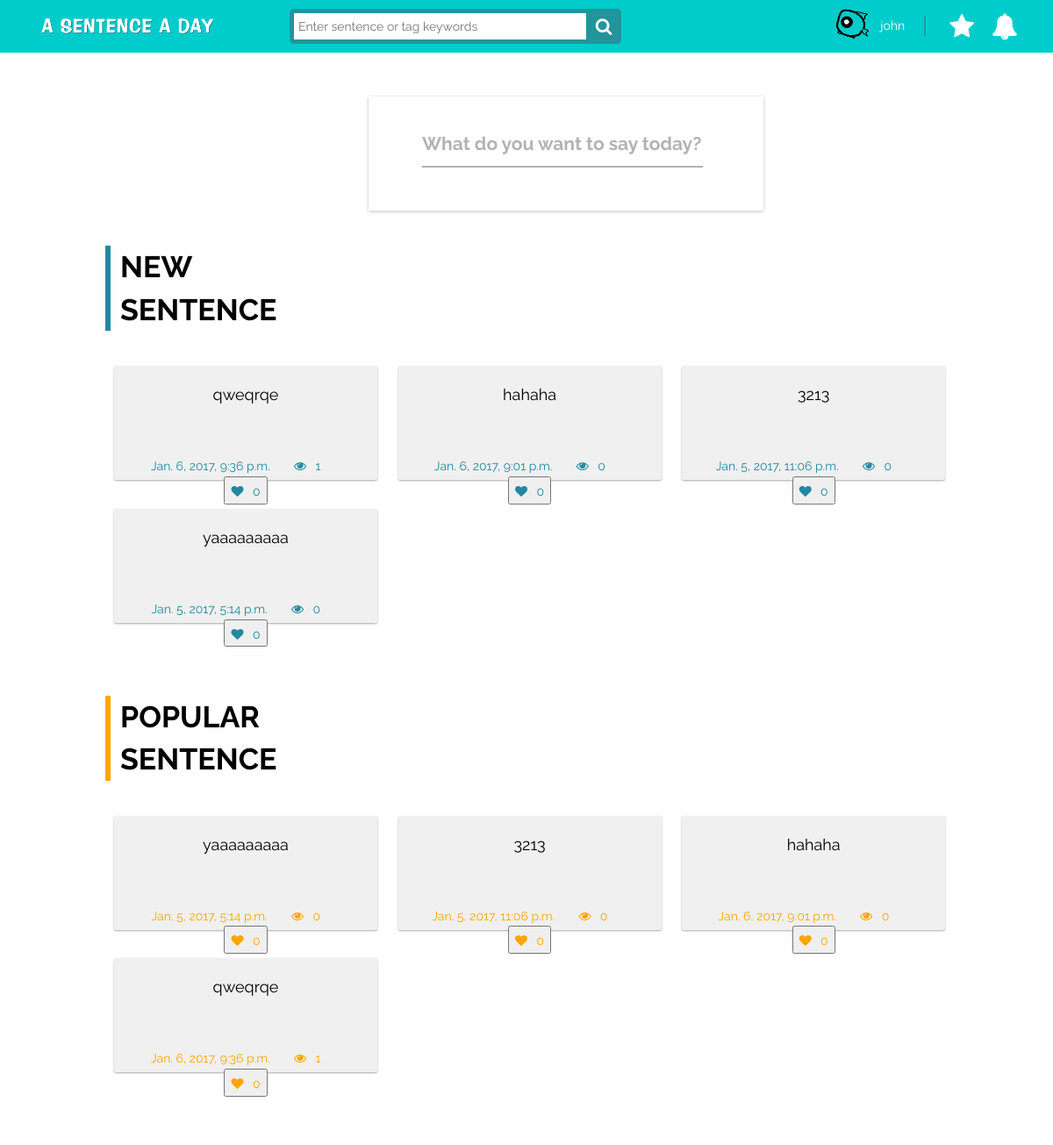
The app's page / (signed in) with its own data.
### sentence/models.py (models this page shows, shortened)
class User(models.Model):
	UID = models.AutoField(primary_key=True)
	UserName = models.CharField(max_length=50, null=False)
	Email = models.EmailField(max_length=254,unique = True)
	Password = models.CharField(max_length=50, null=False)
	SocialID = models.BigIntegerField(null=True,unique = True)
 	UserIcon = models.ImageField(upload_to='UserIcon_folder',default='/images/fish.png')

class Sentence(models.Model):
	SID = models.AutoField(primary_key=True, null=False, unique=True)
	Date = models.DateTimeField(default=timezone.now, blank=True)
	Content = models.TextField()
	Sentence_tag = models.TextField(null=False, default='unknown')
	TopicID = models.ForeignKey('Topic',null=True,on_delete=models.CASCADE)
	UID = models.ForeignKey('User', on_delete=models.CASCADE)
	Likes = models.PositiveIntegerField(default=0)
	Views = models.PositiveIntegerField(default=0)

### sentence/views.py (the view)
# urls.py: url(r'^$', views.index,name="index"),
def index(request):
    sentencemodel_date_order = Sentence.objects.filter().order_by('-Date')[:12]
    sentencemodel_like_order = Sentence.objects.filter().order_by('-Likes')[:12]
    if request.session.get('UID'):
        print('login index')
        usermodel = User.objects.get(UID=request.session['UID'])
        context = {'username': usermodel,'sentence_content': sentencemodel_like_order,
        'sentence_content_date': sentencemodel_date_order,'extend_index': 'sentence/background_afterlogin.html'}
        return render(request, "sentence/index_afterlogin.html",context)
    else:
        print('logout index')
        context = {'sentence_content': sentencemodel_like_order,'sentence_content_date': sentencemodel_date_order
        ,'extend_index': 'sentence/background.html'}
        return render(request, "sentence/index.html",context)

### sentence/templates/sentence/index_afterlogin.html (shortened to what this page needs)
{% extends 'sentence/background_afterlogin.html' %}
{% load staticfiles %}
{% load tz %}
{% block content1 %}
<div class="inputfield-container">
    <section>
        <div class="row">
            <div class="col-md-12 fields" id="post-btn" data-toggle="modal">
                <label for="input">What do you want to say today?</label>
                <input id="input" type='text'></input>
            </div>
        </div>
    </section>
</div>
{% endblock content1 %}
{% block content2 %}
<div class="index-wrapper">
      <div class="index-title newtitle">
        <div class="index-title-word">New</div>
        <div class="index-title-word">Sentence</div>
      </div>
      <div class="index-content">
        <div class="postcard-container">
        {% for surl in sentence_content_date %}
            <a href="{% url 'sentence_url' sid=surl.SID%}">
                <div class="card card-1 new">
                  <div class="postcard-content new">{{surl.Content}}</div>
                  <div class="postcard-btn new">
                    <span class="posttime">{{surl.Date|timezone:"Asia/Taipei"}}</span>
                    <i class="fa fa-eye"></i>&ensp;<span class="postcount eye">{{ surl.Views }}</span>
                    <a><button class="like" data-post-id="{{ surl.SID }}"><i class="fa fa-heart"></i>&ensp;<span class="postcount heart like_{{ surl.SID }}">{{ surl.Likes }}</span></button></a>
                  </div>
                </div>
            </a>
          {% endfor %}
        </div>
      </div>
      <div class="index-title poputitle">
        <div class="index-title-word">Popular</div>
        <div class="index-title-word">Sentence</div>
      </div>
      <div class="index-content">
        <div class="postcard-container">
        {% for surl in sentence_content %}
            <a href="{% url 'sentence_url' sid=surl.SID%}">
                <div class="card card-1 popu">
                  <div class="postcard-content popu">{{surl.Content}}</div>
                  <div class="postcard-btn popu">
                    <span class="posttime">{{surl.Date|timezone:"Asia/Taipei"}}</span>
                    <i class="fa fa-eye"></i>&ensp;<span class="postcount eye">{{ surl.Views }}</span>
                    <a><button class="like" data-post-id="{{ surl.SID }}"><i class="fa fa-heart"></i>&ensp;<span class="postcount heart like_{{ surl.SID }}">{{ surl.Likes }}</span></button></a>
                  </div>
                </div>
            </a>
        {% endfor %}
        </div>
      </div>
</div>
{% endblock content2 %}

### sentence/templates/sentence/background_afterlogin.html (shortened to what this page needs)
{% load staticfiles %}
<!DOCTYPE html>
<html>
<head>
    <link rel="stylesheet" href="https://cdnjs.cloudflare.com/ajax/libs/normalize/5.0.0/normalize.min.css">
    <link rel="stylesheet" href="https://netdna.bootstrapcdn.com/bootstrap/3.3.7/css/bootstrap.min.css">
    <link rel="stylesheet" href="{% static 'icons-fonts/glyphicon-style.css' %}">
    <link href="https://file.myfontastic.com/aR4fpYP5juQuaFcCLbzkFZ/icons.css" rel="stylesheet">
    <link rel="stylesheet" href="https://maxcdn.bootstrapcdn.com/font-awesome/4.7.0/css/font-awesome.min.css">
    <link rel="stylesheet" href="{% static 'css/styles.css' %}">
    <link rel="stylesheet" href="{% static 'css/navbar.css' %}">
    <link rel="stylesheet" href="{% static 'css/textfield.css' %}">
    <link rel="stylesheet" href="{% static 'css/postcard.css' %}">
    <link rel="stylesheet" href="{% static 'css/sentence.css' %}">
    <link rel="stylesheet" href="{% static 'css/userMap.css' %}">
    <link href="{% static 'css/jqvmap.css' %}" media="screen" rel="stylesheet" type="text/css">
    <link rel="stylesheet" href="{% static 'css/sb-admin.css' %}">
    <link rel="stylesheet" href="{% static 'css/morris.css' %}">
</head>
<body>
    <div class="header">
        <nav class="navbar-fixed-top" role="navigation">
            <div class="navbar header-1">
                <div class="container">
                    <div class="col-md-3 col-sm-6 col-xs-6">
                        <div class="header-logo">
                            <a href="/"> <img class="logo img-valign img-responsive" src="{% static 'images/logo2.png' %}"> </a>
                        </div>
                    </div>
                    <div class="col-md-6 col-sm-6 col-xs-6">
                        <form class="search">
                            <input class="searchTerm" placeholder="Enter sentence or tag keywords" />
                        </form>
                    </div>
                    <div class="col-md-3 col-sm-6 col-xs-6 header-mobile-sm">
                        <div class="header-sm user">
                            <span class="after-login">
                                  <a href="#" class="dropdown-toggle" data-toggle="dropdown" role="button" aria-expanded="false">
                                  {% if username %}
                                    <img src="{% static username.UserIcon.url %}" height="40" width="40" id="user-pic">
                                    <span id="user-name"><font color=#fff>{{username.UserName}}</font></span>
                                  {% else %}
                                    <i class="fa fa-user-circle" style="font-size: 30px; color:#FFF" id="user-pic"></i>
                                    <span id="user-name"><font color=#fff>UserName</font></span>
                                  {% endif %}
                                  </a>
                            </span>
                        </div>
                        <span style="color:#22949b; font-size: 26px;">|&ensp;</span>
                        <div class="header-sm favorite">
                            <span class="after-login">
                                  <a href="#" class="dropdown-toggle" data-toggle="dropdown" role="button" aria-expanded="false">
                                    <i class="fa fa-star" style="font-size: 30px; color:#fff;"></i>
                                  </a>
                            </span>
                        </div>
                        <div class="header-sm notification">
                            <span class="after-login">
                                  <a href="#" class="dropdown-toggle" data-toggle="dropdown" role="button" aria-expanded="false">
                                    <i class="fa fa-bell" style="font-size: 30px; color:#fff;"></i>
                                  </a>
                            </span>
                        </div>
                    </div>
                </div>
            </div>
        </nav>
    </div>
    <div class="body"> {% block content1 %} {% endblock content1 %} </div>
    <div class="body-2"> {% block content2 %} {% endblock content2 %} </div>
</body>
</html>

### sentence/static/css/styles.css (style rules this page uses)
html, head, body { height: 100%; background: white; font-family: 'Raleway', sans-serif; -webkit-font-smoothing: antialiased; }
body { padding-top: 30px; }
.body { margin-top: 80px; }
.body-2 { margin-top: 250px; }

### sentence/static/css/navbar.css (style rules this page uses)
.img-valign { -webkit-transform: translateY(-50%); -moz-transform: translateY(-50%); -ms-transform: translateY(-50%); -o-transform: translateY(-50%); transform: translateY(-50%); }
.logo { width: 200px; float: left; }
.img-valign { position: relative; top: 50%; }
.navbar { min-height: inherit; }
input { outline: none; }
.header-1 { height: 60px; background: #00CCCC; margin-bottom: 0; border: none; border-radius: 0; }
.header-logo { position: relative; margin-top: 30px; }
.header-mobile-sm { height: 60px; padding: 0; display: flex; justify-content: flex-end; align-items: center; }
.header-sm span { padding: 10px; }
.after-login a { text-decoration: none; }
.search { width: 70%; position: relative; margin-top: 10px; }
.search:before { position: absolute; top: 0; right: 0; width: 40px; height: 40px; line-height: 40px; font-family: 'FontAwesome'; content: '\f002'; font-size: 20px; background: #22949b; text-align: center; color: #fff; border-radius: 5px; -webkit-font-smoothing: subpixel-antialiased; font-smooth: always; }
.searchTerm { -moz-box-sizing: border-box; -webkit-box-sizing: border-box; box-sizing: border-box; width: 100%; border: 5px solid #22949b; padding: 5px; height: 40px; border-radius: 5px; outline: none; }
input[type="text"], input[type="password"] { display: block; box-sizing: border-box; margin-bottom: 20px; padding: 4px; width: 220px; height: 32px; border: none; border-bottom: 1px solid #AAA; font-weight: 400; font-size: 15px; transition: 0.2s ease; }

### sentence/static/css/textfield.css (style rules this page uses)
.inputfield-container { position: absolute; left: 35%; box-shadow: 0 1px 4px rgba(0, 0, 0, 0.24); background-color: white; width: 450px; height: 130px; }
.fields { width: 380px; left: 10%; padding: 1em 2em 0 2em; }
.fields label { -webkit-transition: all 450ms cubic-bezier(0.23, 1, 0.32, 1); transition: all 450ms cubic-bezier(0.23, 1, 0.32, 1); -webkit-transform: translateY(1.2em); transform: translateY(1.2em); display: block; cursor: text; font-size: 1.5em; color: rgba(0, 0, 0, 0.3); }
.fields input { -webkit-transition: all 450ms cubic-bezier(0.23, 1, 0.32, 1); transition: all 450ms cubic-bezier(0.23, 1, 0.32, 1); border: none; border-bottom: 2px solid rgba(0, 0, 0, 0.3); border-radius: 0px; font-size: 1.5em; outline: none; width: 100%; padding-bottom: 0.4em; }
.fields input[type="text"] { width: 320px; }

### records on screen
User: UserIcon (picture), UserName "john"
Sentence: Content "qweqrqe", Date "Jan. 6, 2017, 9:36 p.m.", Views "1", Likes "0"
Sentence: Content "hahaha", Date "Jan. 6, 2017, 9:01 p.m.", Views "0", Likes "0"
Sentence: Content "3213", Date "Jan. 5, 2017, 11:06 p.m.", Views "0", Likes "0"
Sentence: Content "yaaaaaaaaa", Date "Jan. 5, 2017, 5:14 p.m.", Views "0", Likes "0"
